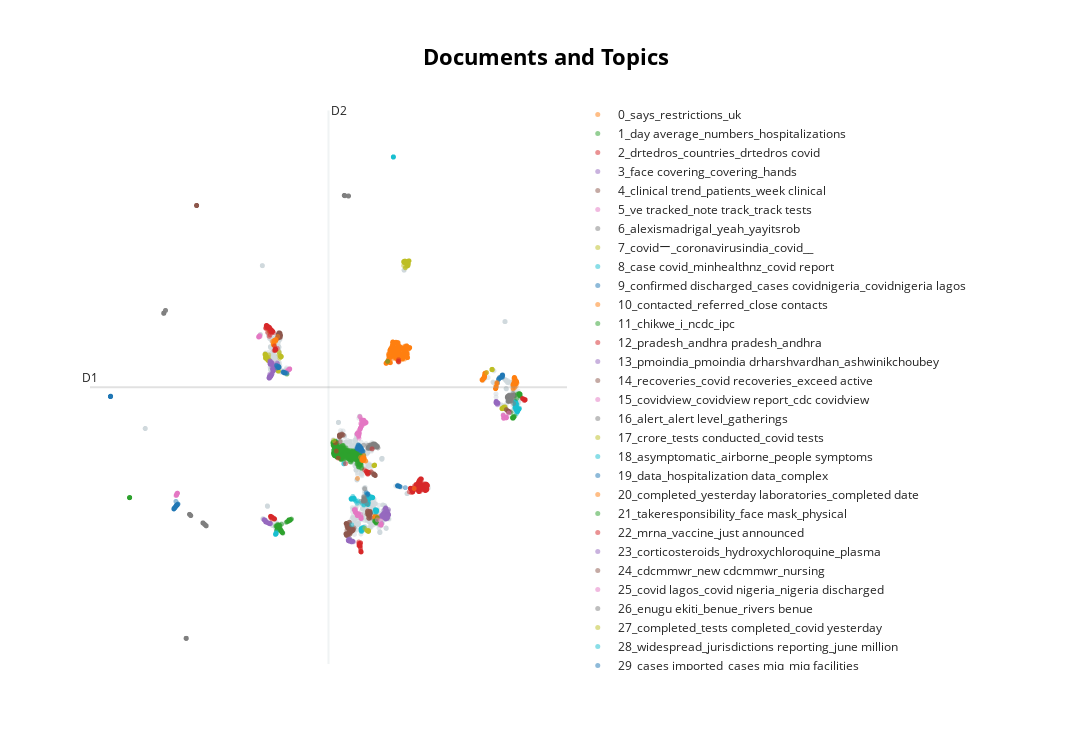

The notebook cell saved with this chart:
### Markdown cell above
This kind of visualization is needed in order to understand how documents relate each other and find out possible patterns in their themes. In order to provide this representation, a reduced version of the embeddings shall be provided, which is done by the UMAP algorithm.

### Code cell
# visualize documents
reduced_embeddings = UMAP(n_neighbors=10, n_components=2, min_dist=0.0, metric='cosine').fit_transform(embeddings_real)

# Visualize the documents in 2-dimensional space and show the titles on hover instead of the abstracts
# NOTE: You can hide the hover with `hide_document_hover=True` which is especially helpful if you have a large dataset
topic_model_real.visualize_documents([tweet for tweet in real_tweets], reduced_embeddings=reduced_embeddings, hide_annotations=True, hide_document_hover=True)
